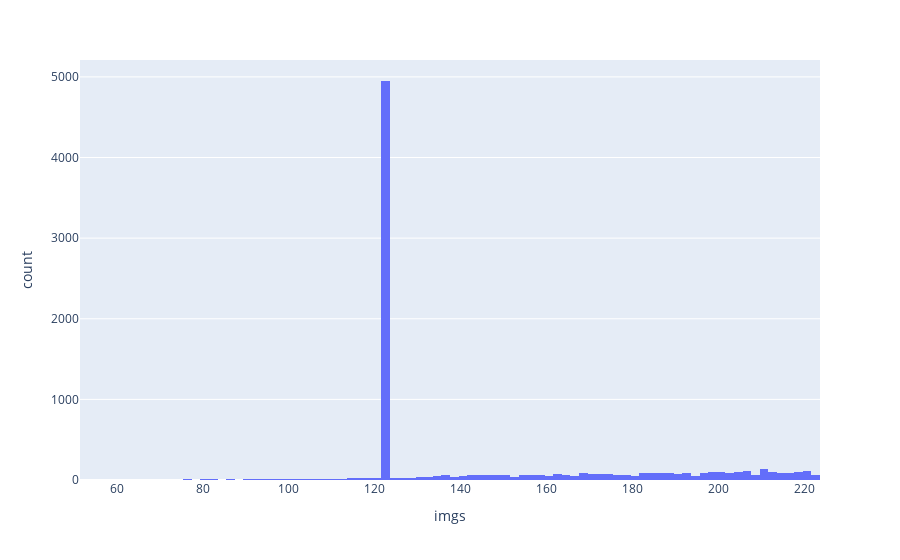
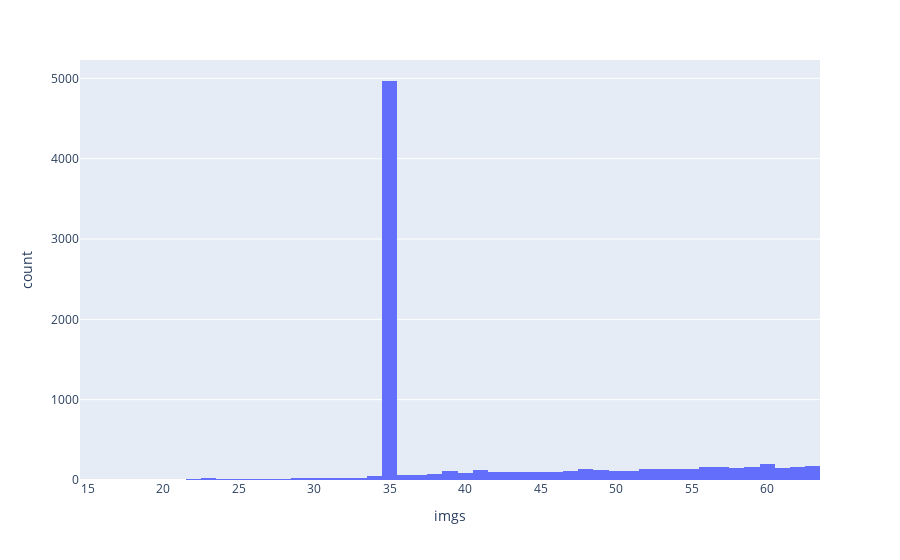
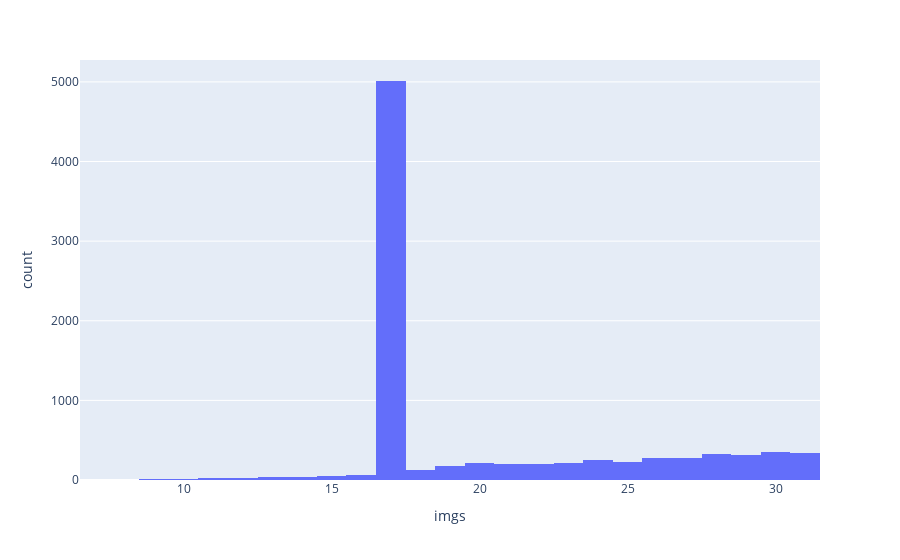

These figures' notebook cell, in order:
### Code cell
import plotly.express as px
import pandas as pd
for phase in phases:
    classes = glob.glob(os.path.join(path, phase, '*'))
    cls_imgs = [len(glob.glob(os.path.join(cl,'*'))) for cl in classes]
    df = pd.DataFrame({'imgs': cls_imgs})
    fig = px.histogram(df, x="imgs")
    fig.show()

### Figure 1 — Plotly figure (JSON) as saved in the notebook; plotly's stock layout.template omitted (floating-point values rounded to 4 significant figures; data arrays with more than 128 entries replaced by an {"elided": "..."} marker saying what was removed)
{"data": [{"alignmentgroup": "True", "bingroup": "x", "hovertemplate": "imgs=%{x}<br>count=%{y}<extra></extra>", "legendgroup": "", "marker": {"color": "#636efa"}, "name": "", "offsetgroup": "", "orientation": "v", "showlegend": false, "type": "histogram", "x": {"elided": "8749 int values"}, "xaxis": "x", "yaxis": "y"}], "layout": {"barmode": "relative", "legend": {"tracegroupgap": 0}, "margin": {"t": 60}, "xaxis": {"anchor": "y", "domain": [0, 1], "title": {"text": "imgs"}}, "yaxis": {"anchor": "x", "domain": [0, 1], "title": {"text": "count"}}}}

### Figure 2 — Plotly figure (JSON) as saved in the notebook; plotly's stock layout.template omitted (floating-point values rounded to 4 significant figures; data arrays with more than 128 entries replaced by an {"elided": "..."} marker saying what was removed)
{"data": [{"alignmentgroup": "True", "bingroup": "x", "hovertemplate": "imgs=%{x}<br>count=%{y}<extra></extra>", "legendgroup": "", "marker": {"color": "#636efa"}, "name": "", "offsetgroup": "", "orientation": "v", "showlegend": false, "type": "histogram", "x": {"elided": "8749 int values"}, "xaxis": "x", "yaxis": "y"}], "layout": {"barmode": "relative", "legend": {"tracegroupgap": 0}, "margin": {"t": 60}, "xaxis": {"anchor": "y", "domain": [0, 1], "title": {"text": "imgs"}}, "yaxis": {"anchor": "x", "domain": [0, 1], "title": {"text": "count"}}}}

### Figure 3 — Plotly figure (JSON) as saved in the notebook; plotly's stock layout.template omitted (floating-point values rounded to 4 significant figures; data arrays with more than 128 entries replaced by an {"elided": "..."} marker saying what was removed)
{"data": [{"alignmentgroup": "True", "bingroup": "x", "hovertemplate": "imgs=%{x}<br>count=%{y}<extra></extra>", "legendgroup": "", "marker": {"color": "#636efa"}, "name": "", "offsetgroup": "", "orientation": "v", "showlegend": false, "type": "histogram", "x": {"elided": "8749 int values"}, "xaxis": "x", "yaxis": "y"}], "layout": {"barmode": "relative", "legend": {"tracegroupgap": 0}, "margin": {"t": 60}, "xaxis": {"anchor": "y", "domain": [0, 1], "title": {"text": "imgs"}}, "yaxis": {"anchor": "x", "domain": [0, 1], "title": {"text": "count"}}}}
